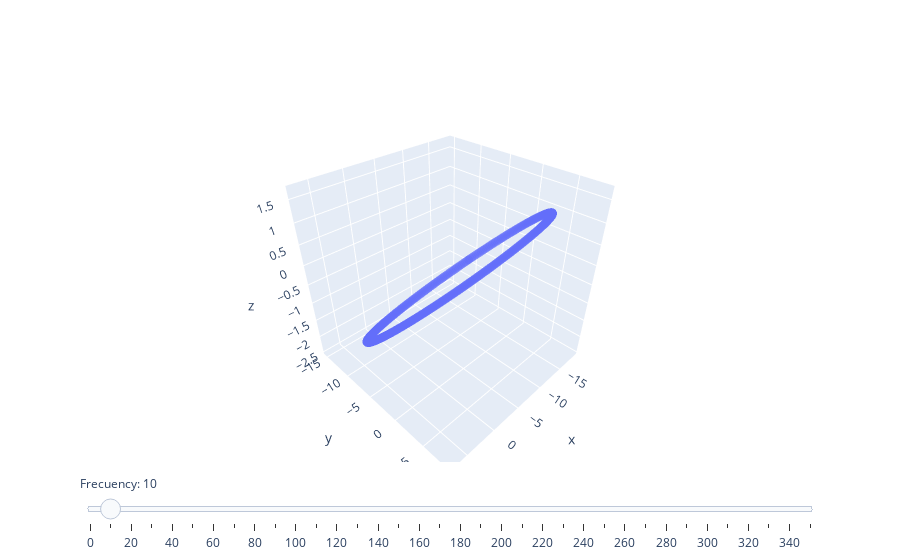

This figure's notebook cell:
### Code cell
W_value = np.arange(0,360,10)
fig = go.Figure()

for step in W_value:  
  xs, ys, zs = orbita(p=10.0, e=0.5, Omega=step, i=10.0, omega=20.0)
  fig.add_trace(
      go.Scatter3d(visible = False, x=xs, y=ys, z=zs,
                         mode='markers', marker=dict(size=3, opacity=0.5)))

fig.data[1].visible=True

steps=[]
for i in range(len(fig.data)):
  step = dict(
      method="update",
      args=[{"visible":[False]*len(fig.data)},
            {"title":"Longitud del Nodo Ascendente = "+ str(W_value[i])}],
      label=str(W_value[i])
  )
  step["args"][0]["visible"][i] = True
  steps.append(step)

sliders = [dict(
    active=1,
    currentvalue={"prefix": "Frecuency: "},
    pad={"t":10},
    steps=steps
    )]

fig.update_layout(
    sliders=sliders
)   
fig.show()

### Figure 1 — Plotly figure (JSON) as saved in the notebook; plotly's stock layout.template omitted (floating-point values rounded to 4 significant figures; data arrays with more than 128 entries replaced by an {"elided": "..."} marker saying what was removed)
{"data": [{"marker": {"opacity": 0.5, "size": 3}, "mode": "markers", "type": "scatter3d", "visible": false, "x": {"elided": "500 float values"}, "y": {"elided": "500 float values"}, "z": {"elided": "500 float values"}}, {"marker": {"opacity": 0.5, "size": 3}, "mode": "markers", "type": "scatter3d", "visible": true, "x": {"elided": "500 float values"}, "y": {"elided": "500 float values"}, "z": {"elided": "500 float values"}}, {"marker": {"opacity": 0.5, "size": 3}, "mode": "markers", "type": "scatter3d", "visible": false, "x": {"elided": "500 float values"}, "y": {"elided": "500 float values"}, "z": {"elided": "500 float values"}}, {"marker": {"opacity": 0.5, "size": 3}, "mode": "markers", "type": "scatter3d", "visible": false, "x": {"elided": "500 float values"}, "y": {"elided": "500 float values"}, "z": {"elided": "500 float values"}}, {"marker": {"opacity": 0.5, "size": 3}, "mode": "markers", "type": "scatter3d", "visible": false, "x": {"elided": "500 float values"}, "y": {"elided": "500 float values"}, "z": {"elided": "500 float values"}}, {"marker": {"opacity": 0.5, "size": 3}, "mode": "markers", "type": "scatter3d", "visible": false, "x": {"elided": "500 float values"}, "y": {"elided": "500 float values"}, "z": {"elided": "500 float values"}}, {"marker": {"opacity": 0.5, "size": 3}, "mode": "markers", "type": "scatter3d", "visible": false, "x": {"elided": "500 float values"}, "y": {"elided": "500 float values"}, "z": {"elided": "500 float values"}}, {"marker": {"opacity": 0.5, "size": 3}, "mode": "markers", "type": "scatter3d", "visible": false, "x": {"elided": "500 float values"}, "y": {"elided": "500 float values"}, "z": {"elided": "500 float values"}}, {"marker": {"opacity": 0.5, "size": 3}, "mode": "markers", "type": "scatter3d", "visible": false, "x": {"elided": "500 float values"}, "y": {"elided": "500 float values"}, "z": {"elided": "500 float values"}}, {"marker": {"opacity": 0.5, "size": 3}, "mode": "markers", "type": "scatter3d", "visible": false, "x": {"elided": "500 float values"}, "y": {"elided": "500 float values"}, "z": {"elided": "500 float values"}}, {"marker": {"opacity": 0.5, "size": 3}, "mode": "markers", "type": "scatter3d", "visible": false, "x": {"elided": "500 float values"}, "y": {"elided": "500 float values"}, "z": {"elided": "500 float values"}}, {"marker": {"opacity": 0.5, "size": 3}, "mode": "markers", "type": "scatter3d", "visible": false, "x": {"elided": "500 float values"}, "y": {"elided": "500 float values"}, "z": {"elided": "500 float values"}}, {"marker": {"opacity": 0.5, "size": 3}, "mode": "markers", "type": "scatter3d", "visible": false, "x": {"elided": "500 float values"}, "y": {"elided": "500 float values"}, "z": {"elided": "500 float values"}}, {"marker": {"opacity": 0.5, "size": 3}, "mode": "markers", "type": "scatter3d", "visible": false, "x": {"elided": "500 float values"}, "y": {"elided": "500 float values"}, "z": {"elided": "500 float values"}}, {"marker": {"opacity": 0.5, "size": 3}, "mode": "markers", "type": "scatter3d", "visible": false, "x": {"elided": "500 float values"}, "y": {"elided": "500 float values"}, "z": {"elided": "500 float values"}}, {"marker": {"opacity": 0.5, "size": 3}, "mode": "markers", "type": "scatter3d", "visible": false, "x": {"elided": "500 float values"}, "y": {"elided": "500 float values"}, "z": {"elided": "500 float values"}}, {"marker": {"opacity": 0.5, "size": 3}, "mode": "markers", "type": "scatter3d", "visible": false, "x": {"elided": "500 float values"}, "y": {"elided": "500 float values"}, "z": {"elided": "500 float values"}}, {"marker": {"opacity": 0.5, "size": 3}, "mode": "markers", "type": "scatter3d", "visible": false, "x": {"elided": "500 float values"}, "y": {"elided": "500 float values"}, "z": {"elided": "500 float values"}}, {"marker": {"opacity": 0.5, "size": 3}, "mode": "markers", "type": "scatter3d", "visible": false, "x": {"elided": "500 float values"}, "y": {"elided": "500 float values"}, "z": {"elided": "500 float values"}}, {"marker": {"opacity": 0.5, "size": 3}, "mode": "markers", "type": "scatter3d", "visible": false, "x": {"elided": "500 float values"}, "y": {"elided": "500 float values"}, "z": {"elided": "500 float values"}}, {"marker": {"opacity": 0.5, "size": 3}, "mode": "markers", "type": "scatter3d", "visible": false, "x": {"elided": "500 float values"}, "y": {"elided": "500 float values"}, "z": {"elided": "500 float values"}}, {"marker": {"opacity": 0.5, "size": 3}, "mode": "markers", "type": "scatter3d", "visible": false, "x": {"elided": "500 float values"}, "y": {"elided": "500 float values"}, "z": {"elided": "500 float values"}}, {"marker": {"opacity": 0.5, "size": 3}, "mode": "markers", "type": "scatter3d", "visible": false, "x": {"elided": "500 float values"}, "y": {"elided": "500 float values"}, "z": {"elided": "500 float values"}}, {"marker": {"opacity": 0.5, "size": 3}, "mode": "markers", "type": "scatter3d", "visible": false, "x": {"elided": "500 float values"}, "y": {"elided": "500 float values"}, "z": {"elided": "500 float values"}}, {"marker": {"opacity": 0.5, "size": 3}, "mode": "markers", "type": "scatter3d", "visible": false, "x": {"elided": "500 float values"}, "y": {"elided": "500 float values"}, "z": {"elided": "500 float values"}}, {"marker": {"opacity": 0.5, "size": 3}, "mode": "markers", "type": "scatter3d", "visible": false, "x": {"elided": "500 float values"}, "y": {"elided": "500 float values"}, "z": {"elided": "500 float values"}}, {"marker": {"opacity": 0.5, "size": 3}, "mode": "markers", "type": "scatter3d", "visible": false, "x": {"elided": "500 float values"}, "y": {"elided": "500 float values"}, "z": {"elided": "500 float values"}}, {"marker": {"opacity": 0.5, "size": 3}, "mode": "markers", "type": "scatter3d", "visible": false, "x": {"elided": "500 float values"}, "y": {"elided": "500 float values"}, "z": {"elided": "500 float values"}}, {"marker": {"opacity": 0.5, "size": 3}, "mode": "markers", "type": "scatter3d", "visible": false, "x": {"elided": "500 float values"}, "y": {"elided": "500 float values"}, "z": {"elided": "500 float values"}}, {"marker": {"opacity": 0.5, "size": 3}, "mode": "markers", "type": "scatter3d", "visible": false, "x": {"elided": "500 float values"}, "y": {"elided": "500 float values"}, "z": {"elided": "500 float values"}}, {"marker": {"opacity": 0.5, "size": 3}, "mode": "markers", "type": "scatter3d", "visible": false, "x": {"elided": "500 float values"}, "y": {"elided": "500 float values"}, "z": {"elided": "500 float values"}}, {"marker": {"opacity": 0.5, "size": 3}, "mode": "markers", "type": "scatter3d", "visible": false, "x": {"elided": "500 float values"}, "y": {"elided": "500 float values"}, "z": {"elided": "500 float values"}}, {"marker": {"opacity": 0.5, "size": 3}, "mode": "markers", "type": "scatter3d", "visible": false, "x": {"elided": "500 float values"}, "y": {"elided": "500 float values"}, "z": {"elided": "500 float values"}}, {"marker": {"opacity": 0.5, "size": 3}, "mode": "markers", "type": "scatter3d", "visible": false, "x": {"elided": "500 float values"}, "y": {"elided": "500 float values"}, "z": {"elided": "500 float values"}}, {"marker": {"opacity": 0.5, "size": 3}, "mode": "markers", "type": "scatter3d", "visible": false, "x": {"elided": "500 float values"}, "y": {"elided": "500 float values"}, "z": {"elided": "500 float values"}}, {"marker": {"opacity": 0.5, "size": 3}, "mode": "markers", "type": "scatter3d", "visible": false, "x": {"elided": "500 float values"}, "y": {"elided": "500 float values"}, "z": {"elided": "500 float values"}}], "layout": {"sliders": [{"active": 1, "currentvalue": {"prefix": "Frecuency: "}, "pad": {"t": 10}, "steps": [{"args": [{"visible": [true, false, false, false, false, false, false, false, false, false, false, false, false, false, false, false, false, false, false, false, false, false, false, false, false, false, false, false, false, false, false, false, false, false, false, false]}, {"title": "Longitud del Nodo Ascendente = 0"}], "label": "0", "method": "update"}, {"args": [{"visible": [false, true, false, false, false, false, false, false, false, false, false, false, false, false, false, false, false, false, false, false, false, false, false, false, false, false, false, false, false, false, false, false, false, false, false, false]}, {"title": "Longitud del Nodo Ascendente = 10"}], "label": "10", "method": "update"}, {"args": [{"visible": [false, false, true, false, false, false, false, false, false, false, false, false, false, false, false, false, false, false, false, false, false, false, false, false, false, false, false, false, false, false, false, false, false, false, false, false]}, {"title": "Longitud del Nodo Ascendente = 20"}], "label": "20", "method": "update"}, {"args": [{"visible": [false, false, false, true, false, false, false, false, false, false, false, false, false, false, false, false, false, false, false, false, false, false, false, false, false, false, false, false, false, false, false, false, false, false, false, false]}, {"title": "Longitud del Nodo Ascendente = 30"}], "label": "30", "method": "update"}, {"args": [{"visible": [false, false, false, false, true, false, false, false, false, false, false, false, false, false, false, false, false, false, false, false, false, false, false, false, false, false, false, false, false, false, false, false, false, false, false, false]}, {"title": "Longitud del Nodo Ascendente = 40"}], "label": "40", "method": "update"}, {"args": [{"visible": [false, false, false, false, false, true, false, false, false, false, false, false, false, false, false, false, false, false, false, false, false, false, false, false, false, false, false, false, false, false, false, false, false, false, false, false]}, {"title": "Longitud del Nodo Ascendente = 50"}], "label": "50", "method": "update"}, {"args": [{"visible": [false, false, false, false, false, false, true, false, false, false, false, false, false, false, false, false, false, false, false, false, false, false, false, false, false, false, false, false, false, false, false, false, false, false, false, false]}, {"title": "Longitud del Nodo Ascendente = 60"}], "label": "60", "method": "update"}, {"args": [{"visible": [false, false, false, false, false, false, false, true, false, false, false, false, false, false, false, false, false, false, false, false, false, false, false, false, false, false, false, false, false, false, false, false, false, false, false, false]}, {"title": "Longitud del Nodo Ascendente = 70"}], "label": "70", "method": "update"}, {"args": [{"visible": [false, false, false, false, false, false, false, false, true, false, false, false, false, false, false, false, false, false, false, false, false, false, false, false, false, false, false, false, false, false, false, false, false, false, false, false]}, {"title": "Longitud del Nodo Ascendente = 80"}], "label": "80", "method": "update"}, {"args": [{"visible": [false, false, false, false, false, false, false, false, false, true, false, false, false, false, false, false, false, false, false, false, false, false, false, false, false, false, false, false, false, false, false, false, false, false, false, false]}, {"title": "Longitud del Nodo Ascendente = 90"}], "label": "90", "method": "update"}, {"args": [{"visible": [false, false, false, false, false, false, false, false, false, false, true, false, false, false, false, false, false, false, false, false, false, false, false, false, false, false, false, false, false, false, false, false, false, false, false, false]}, {"title": "Longitud del Nodo Ascendente = 100"}], "label": "100", "method": "update"}, {"args": [{"visible": [false, false, false, false, false, false, false, false, false, false, false, true, false, false, false, false, false, false, false, false, false, false, false, false, false, false, false, false, false, false, false, false, false, false, false, false]}, {"title": "Longitud del Nodo Ascendente = 110"}], "label": "110", "method": "update"}, {"args": [{"visible": [false, false, false, false, false, false, false, false, false, false, false, false, true, false, false, false, false, false, false, false, false, false, false, false, false, false, false, false, false, false, false, false, false, false, false, false]}, {"title": "Longitud del Nodo Ascendente = 120"}], "label": "120", "method": "update"}, {"args": [{"visible": [false, false, false, false, false, false, false, false, false, false, false, false, false, true, false, false, false, false, false, false, false, false, false, false, false, false, false, false, false, false, false, false, false, false, false, false]}, {"title": "Longitud del Nodo Ascendente = 130"}], "label": "130", "method": "update"}, {"args": [{"visible": [false, false, false, false, false, false, false, false, false, false, false, false, false, false, true, false, false, false, false, false, false, false, false, false, false, false, false, false, false, false, false, false, false, false, false, false]}, {"title": "Longitud del Nodo Ascendente = 140"}], "label": "140", "method": "update"}, {"args": [{"visible": [false, false, false, false, false, false, false, false, false, false, false, false, false, false, false, true, false, false, false, false, false, false, false, false, false, false, false, false, false, false, false, false, false, false, false, false]}, {"title": "Longitud del Nodo Ascendente = 150"}], "label": "150", "method": "update"}, {"args": [{"visible": [false, false, false, false, false, false, false, false, false, false, false, false, false, false, false, false, true, false, false, false, false, false, false, false, false, false, false, false, false, false, false, false, false, false, false, false]}, {"title": "Longitud del Nodo Ascendente = 160"}], "label": "160", "method": "update"}, {"args": [{"visible": [false, false, false, false, false, false, false, false, false, false, false, false, false, false, false, false, false, true, false, false, false, false, false, false, false, false, false, false, false, false, false, false, false, false, false, false]}, {"title": "Longitud del Nodo Ascendente = 170"}], "label": "170", "method": "update"}, {"args": [{"visible": [false, false, false, false, false, false, false, false, false, false, false, false, false, false, false, false, false, false, true, false, false, false, false, false, false, false, false, false, false, false, false, false, false, false, false, false]}, {"title": "Longitud del Nodo Ascendente = 180"}], "label": "180", "method": "update"}, {"args": [{"visible": [false, false, false, false, false, false, false, false, false, false, false, false, false, false, false, false, false, false, false, true, false, false, false, false, false, false, false, false, false, false, false, false, false, false, false, false]}, {"title": "Longitud del Nodo Ascendente = 190"}], "label": "190", "method": "update"}, {"args": [{"visible": [false, false, false, false, false, false, false, false, false, false, false, false, false, false, false, false, false, false, false, false, true, false, false, false, false, false, false, false, false, false, false, false, false, false, false, false]}, {"title": "Longitud del Nodo Ascendente = 200"}], "label": "200", "method": "update"}, {"args": [{"visible": [false, false, false, false, false, false, false, false, false, false, false, false, false, false, false, false, false, false, false, false, false, true, false, false, false, false, false, false, false, false, false, false, false, false, false, false]}, {"title": "Longitud del Nodo Ascendente = 210"}], "label": "210", "method": "update"}, {"args": [{"visible": [false, false, false, false, false, false, false, false, false, false, false, false, false, false, false, false, false, false, false, false, false, false, true, false, false, false, false, false, false, false, false, false, false, false, false, false]}, {"title": "Longitud del Nodo Ascendente = 220"}], "label": "220", "method": "update"}, {"args": [{"visible": [false, false, false, false, false, false, false, false, false, false, false, false, false, false, false, false, false, false, false, false, false, false, false, true, false, false, false, false, false, false, false, false, false, false, false, false]}, {"title": "Longitud del Nodo Ascendente = 230"}], "label": "230", "method": "update"}, {"args": [{"visible": [false, false, false, false, false, false, false, false, false, false, false, false, false, false, false, false, false, false, false, false, false, false, false, false, true, false, false, false, false, false, false, false, false, false, false, false]}, {"title": "Longitud del Nodo Ascendente = 240"}], "label": "240", "method": "update"}, {"args": [{"visible": [false, false, false, false, false, false, false, false, false, false, false, false, false, false, false, false, false, false, false, false, false, false, false, false, false, true, false, false, false, false, false, false, false, false, false, false]}, {"title": "Longitud del Nodo Ascendente = 250"}], "label": "250", "method": "update"}, {"args": [{"visible": [false, false, false, false, false, false, false, false, false, false, false, false, false, false, false, false, false, false, false, false, false, false, false, false, false, false, true, false, false, false, false, false, false, false, false, false]}, {"title": "Longitud del Nodo Ascendente = 260"}], "label": "260", "method": "update"}, {"args": [{"visible": [false, false, false, false, false, false, false, false, false, false, false, false, false, false, false, false, false, false, false, false, false, false, false, false, false, false, false, true, false, false, false, false, false, false, false, false]}, {"title": "Longitud del Nodo Ascendente = 270"}], "label": "270", "method": "update"}, {"args": [{"visible": [false, false, false, false, false, false, false, false, false, false, false, false, false, false, false, false, false, false, false, false, false, false, false, false, false, false, false, false, true, false, false, false, false, false, false, false]}, {"title": "Longitud del Nodo Ascendente = 280"}], "label": "280", "method": "update"}, {"args": [{"visible": [false, false, false, false, false, false, false, false, false, false, false, false, false, false, false, false, false, false, false, false, false, false, false, false, false, false, false, false, false, true, false, false, false, false, false, false]}, {"title": "Longitud del Nodo Ascendente = 290"}], "label": "290", "method": "update"}, {"args": [{"visible": [false, false, false, false, false, false, false, false, false, false, false, false, false, false, false, false, false, false, false, false, false, false, false, false, false, false, false, false, false, false, true, false, false, false, false, false]}, {"title": "Longitud del Nodo Ascendente = 300"}], "label": "300", "method": "update"}, {"args": [{"visible": [false, false, false, false, false, false, false, false, false, false, false, false, false, false, false, false, false, false, false, false, false, false, false, false, false, false, false, false, false, false, false, true, false, false, false, false]}, {"title": "Longitud del Nodo Ascendente = 310"}], "label": "310", "method": "update"}, {"args": [{"visible": [false, false, false, false, false, false, false, false, false, false, false, false, false, false, false, false, false, false, false, false, false, false, false, false, false, false, false, false, false, false, false, false, true, false, false, false]}, {"title": "Longitud del Nodo Ascendente = 320"}], "label": "320", "method": "update"}, {"args": [{"visible": [false, false, false, false, false, false, false, false, false, false, false, false, false, false, false, false, false, false, false, false, false, false, false, false, false, false, false, false, false, false, false, false, false, true, false, false]}, {"title": "Longitud del Nodo Ascendente = 330"}], "label": "330", "method": "update"}, {"args": [{"visible": [false, false, false, false, false, false, false, false, false, false, false, false, false, false, false, false, false, false, false, false, false, false, false, false, false, false, false, false, false, false, false, false, false, false, true, false]}, {"title": "Longitud del Nodo Ascendente = 340"}], "label": "340", "method": "update"}, {"args": [{"visible": [false, false, false, false, false, false, false, false, false, false, false, false, false, false, false, false, false, false, false, false, false, false, false, false, false, false, false, false, false, false, false, false, false, false, false, true]}, {"title": "Longitud del Nodo Ascendente = 350"}], "label": "350", "method": "update"}]}]}}
